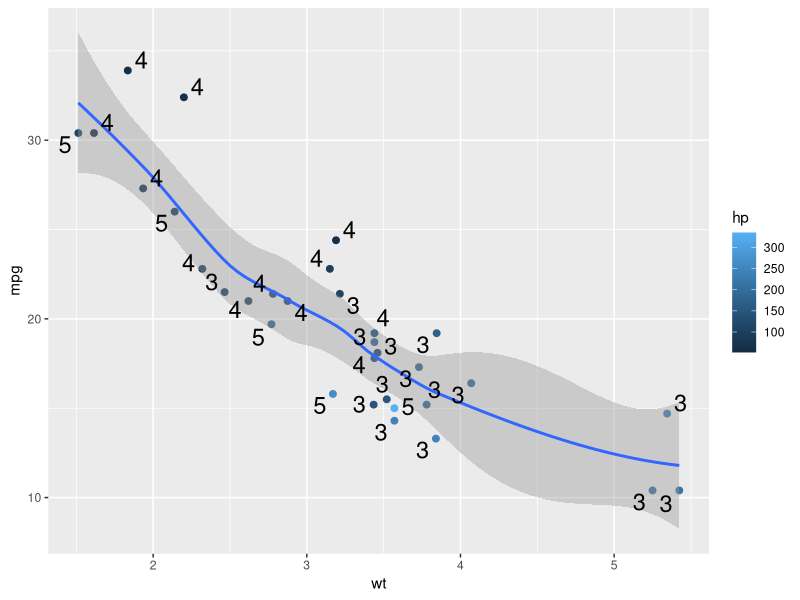
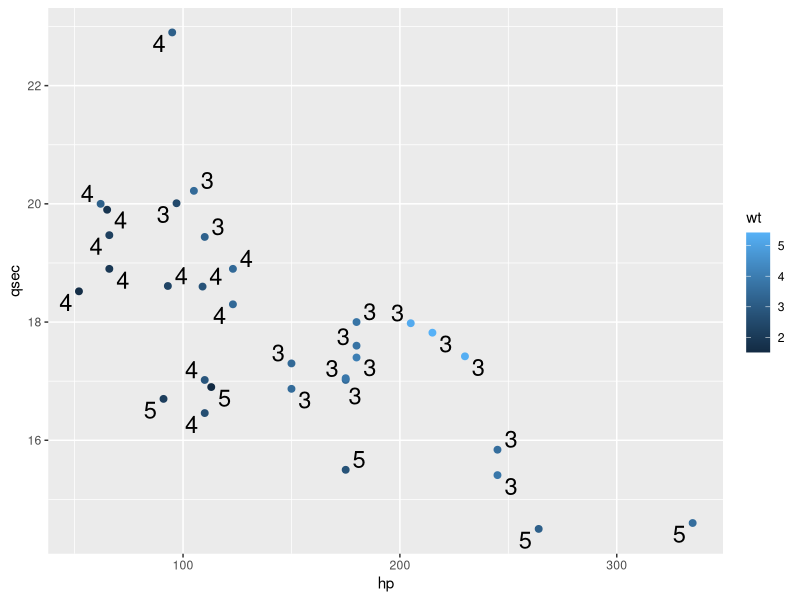

The R script that drew these images, in order:
#This file is to test various plot functions

#ggplot2

library(ggplot2)
library(ggrepel)

head(mtcars)

ggplot(mtcars, aes(x = wt, y = mpg))+geom_point(aes(color = hp), size = 2) + geom_smooth() +
  geom_text_repel(aes(label = gear), size = 6)

ggplot(mtcars, aes(x = hp, y = qsec)) + geom_point(aes(color = wt), size = 2) +
  geom_text_repel(aes(label = gear), size = 6)
